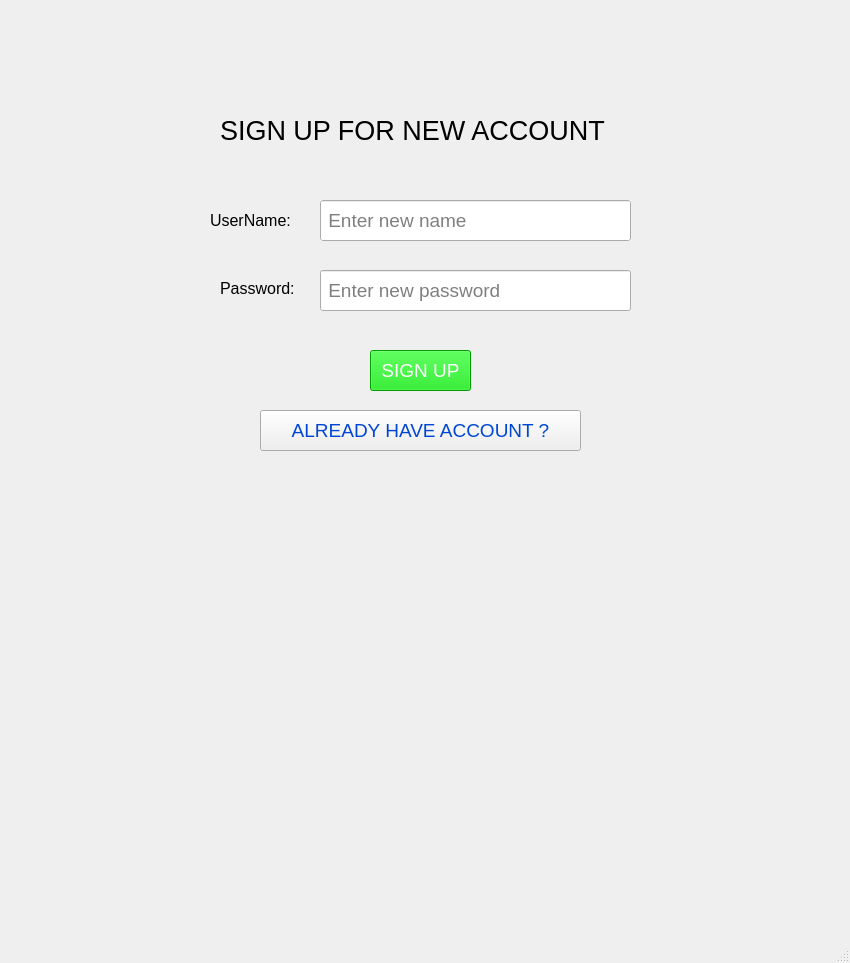
<?xml version="1.0" encoding="UTF-8"?>
<ui version="4.0">
 <class>MainWindow</class>
 <widget class="QMainWindow" name="MainWindow">
  <property name="geometry">
   <rect>
    <x>0</x>
    <y>0</y>
    <width>850</width>
    <height>963</height>
   </rect>
  </property>
  <property name="windowTitle">
   <string>MainWindow</string>
  </property>
  <widget class="QWidget" name="centralwidget">
   <widget class="QLabel" name="label_5">
    <property name="geometry">
     <rect>
      <x>10</x>
      <y>-10</y>
      <width>931</width>
      <height>601</height>
     </rect>
    </property>
    <property name="text">
     <string/>
    </property>
    <property name="pixmap">
     <pixmap>../../../../Downloads/04b9764b5c98d389dc22d61834dfef0c.jpg</pixmap>
    </property>
    <property name="scaledContents">
     <bool>true</bool>
    </property>
   </widget>
   <widget class="QPushButton" name="loginButton">
    <property name="geometry">
     <rect>
      <x>260</x>
      <y>410</y>
      <width>321</width>
      <height>41</height>
     </rect>
    </property>
    <property name="font">
     <font>
      <pointsize>14</pointsize>
     </font>
    </property>
    <property name="autoFillBackground">
     <bool>true</bool>
    </property>
    <property name="styleSheet">
     <string notr="true">color: rgb(0, 70, 212);</string>
    </property>
    <property name="text">
     <string>ALREADY HAVE ACCOUNT ?</string>
    </property>
   </widget>
   <widget class="QLineEdit" name="newUserPassword">
    <property name="geometry">
     <rect>
      <x>320</x>
      <y>270</y>
      <width>311</width>
      <height>41</height>
     </rect>
    </property>
    <property name="font">
     <font>
      <pointsize>14</pointsize>
     </font>
    </property>
    <property name="echoMode">
     <enum>QLineEdit::Password</enum>
    </property>
    <property name="placeholderText">
     <string> Enter new password</string>
    </property>
   </widget>
   <widget class="QPushButton" name="signUpButton">
    <property name="geometry">
     <rect>
      <x>370</x>
      <y>350</y>
      <width>101</width>
      <height>41</height>
     </rect>
    </property>
    <property name="font">
     <font>
      <pointsize>14</pointsize>
     </font>
    </property>
    <property name="autoFillBackground">
     <bool>false</bool>
    </property>
    <property name="styleSheet">
     <string notr="true">background-color: rgb(0, 218, 0);
color: rgb(255, 255, 255);</string>
    </property>
    <property name="text">
     <string>SIGN UP</string>
    </property>
   </widget>
   <widget class="QLabel" name="label_2">
    <property name="geometry">
     <rect>
      <x>210</x>
      <y>210</y>
      <width>101</width>
      <height>21</height>
     </rect>
    </property>
    <property name="font">
     <font>
      <pointsize>12</pointsize>
      <weight>50</weight>
      <bold>false</bold>
     </font>
    </property>
    <property name="text">
     <string>UserName:</string>
    </property>
   </widget>
   <widget class="QLabel" name="label">
    <property name="geometry">
     <rect>
      <x>220</x>
      <y>70</y>
      <width>611</width>
      <height>121</height>
     </rect>
    </property>
    <property name="font">
     <font>
      <pointsize>20</pointsize>
      <weight>50</weight>
      <bold>false</bold>
     </font>
    </property>
    <property name="text">
     <string>SIGN UP FOR NEW ACCOUNT</string>
    </property>
   </widget>
   <widget class="QLabel" name="label_4">
    <property name="geometry">
     <rect>
      <x>200</x>
      <y>80</y>
      <width>55</width>
      <height>16</height>
     </rect>
    </property>
    <property name="text">
     <string/>
    </property>
   </widget>
   <widget class="QLabel" name="label_3">
    <property name="geometry">
     <rect>
      <x>220</x>
      <y>280</y>
      <width>91</width>
      <height>16</height>
     </rect>
    </property>
    <property name="font">
     <font>
      <pointsize>12</pointsize>
      <weight>50</weight>
      <bold>false</bold>
     </font>
    </property>
    <property name="text">
     <string>Password:</string>
    </property>
   </widget>
   <widget class="QLineEdit" name="newUserName">
    <property name="geometry">
     <rect>
      <x>320</x>
      <y>200</y>
      <width>311</width>
      <height>41</height>
     </rect>
    </property>
    <property name="font">
     <font>
      <pointsize>14</pointsize>
     </font>
    </property>
    <property name="autoFillBackground">
     <bool>true</bool>
    </property>
    <property name="text">
     <string/>
    </property>
    <property name="placeholderText">
     <string> Enter new name</string>
    </property>
   </widget>
   <widget class="QLabel" name="label_6">
    <property name="geometry">
     <rect>
      <x>160</x>
      <y>60</y>
      <width>531</width>
      <height>431</height>
     </rect>
    </property>
    <property name="text">
     <string/>
    </property>
    <property name="pixmap">
     <pixmap>../../../../Downloads/fa4daed5-4f71-419d-9a3a-d2a2429d5731.jpg</pixmap>
    </property>
   </widget>
   <zorder>label_5</zorder>
   <zorder>label_6</zorder>
   <zorder>loginButton</zorder>
   <zorder>newUserPassword</zorder>
   <zorder>signUpButton</zorder>
   <zorder>label_2</zorder>
   <zorder>label</zorder>
   <zorder>label_4</zorder>
   <zorder>label_3</zorder>
   <zorder>newUserName</zorder>
  </widget>
  <widget class="QMenuBar" name="menubar">
   <property name="geometry">
    <rect>
     <x>0</x>
     <y>0</y>
     <width>850</width>
     <height>26</height>
    </rect>
   </property>
  </widget>
  <widget class="QStatusBar" name="statusbar"/>
 </widget>
 <resources/>
 <connections/>
</ui>
